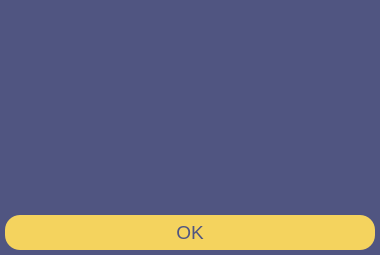
<?xml version="1.0" encoding="UTF-8"?>
<ui version="4.0">
 <class>Dialog</class>
 <widget class="QDialog" name="Dialog">
  <property name="geometry">
   <rect>
    <x>0</x>
    <y>0</y>
    <width>380</width>
    <height>255</height>
   </rect>
  </property>
  <property name="windowTitle">
   <string>Dialog</string>
  </property>
  <property name="styleSheet">
   <string notr="true">QDialog{
	background-color: #505581;
}

QLabel{
	color: white;
}

QPushButton{
	border-radius: 15px;
	background-color: #F4D35E;
	color: #505581;
}
QPushButton:hover{
	background-color: rgb(244, 187, 95);
}</string>
  </property>
  <layout class="QVBoxLayout" name="verticalLayout">
   <property name="spacing">
    <number>10</number>
   </property>
   <property name="leftMargin">
    <number>5</number>
   </property>
   <property name="topMargin">
    <number>5</number>
   </property>
   <property name="rightMargin">
    <number>5</number>
   </property>
   <property name="bottomMargin">
    <number>5</number>
   </property>
   <item alignment="Qt::AlignLeft">
    <widget class="QLabel" name="label">
     <property name="minimumSize">
      <size>
       <width>370</width>
       <height>0</height>
      </size>
     </property>
     <property name="maximumSize">
      <size>
       <width>250</width>
       <height>16777215</height>
      </size>
     </property>
     <property name="font">
      <font>
       <pointsize>18</pointsize>
      </font>
     </property>
     <property name="text">
      <string/>
     </property>
     <property name="alignment">
      <set>Qt::AlignCenter</set>
     </property>
     <property name="wordWrap">
      <bool>true</bool>
     </property>
    </widget>
   </item>
   <item>
    <widget class="QPushButton" name="ok_pushButton">
     <property name="sizePolicy">
      <sizepolicy hsizetype="Preferred" vsizetype="Fixed">
       <horstretch>0</horstretch>
       <verstretch>0</verstretch>
      </sizepolicy>
     </property>
     <property name="minimumSize">
      <size>
       <width>0</width>
       <height>35</height>
      </size>
     </property>
     <property name="font">
      <font>
       <pointsize>14</pointsize>
      </font>
     </property>
     <property name="cursor">
      <cursorShape>PointingHandCursor</cursorShape>
     </property>
     <property name="text">
      <string>OK</string>
     </property>
    </widget>
   </item>
  </layout>
 </widget>
 <resources/>
 <connections/>
</ui>
